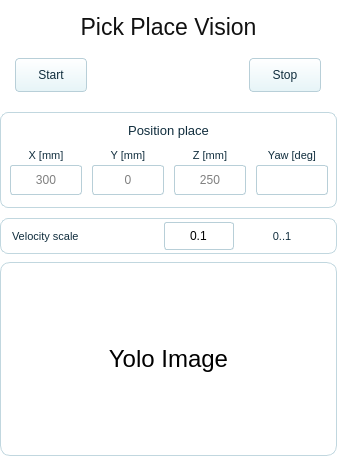
      <widget class="QWidget" name="tabPickPlaceVision">
       <property name="styleSheet">
        <string>background:transparent; border:0px;</string>
       </property>
       <attribute name="title">
        <string>Pick Place Vision</string>
       </attribute>
      <widget class="QLabel" name="lblPickPlaceVisionTitle">
       <property name="geometry">
        <rect>
         <x>0</x>
         <y>6</y>
         <width>337</width>
         <height>42</height>
        </rect>
       </property>
       <property name="font">
        <font>
         <family>Arial</family>
         <pointsize>17</pointsize>
        </font>
       </property>
       <property name="styleSheet">
        <string>background:transparent; color:#111111; border:0px;</string>
       </property>
       <property name="text">
        <string>Pick Place Vision</string>
       </property>
       <property name="alignment">
        <set>Qt::AlignCenter</set>
       </property>
      </widget>
      <widget class="QPushButton" name="btnPickPlaceVisionStart">
       <property name="geometry">
        <rect>
         <x>15</x>
         <y>58</y>
         <width>72</width>
         <height>34</height>
        </rect>
       </property>
       <property name="font">
        <font>
         <family>Arial</family>
         <pointsize>9</pointsize>
        </font>
       </property>
       <property name="styleSheet">
        <string>QPushButton{background:qlineargradient(x1:0,y1:0,x2:0,y2:1, stop:0 #ffffff, stop:1 #e6f4f7); color:#102d3d; border:1px solid #b8cfd8; border-radius:4px;} QPushButton:pressed{background:#cdebf0;}</string>
       </property>
       <property name="text">
        <string>Start</string>
       </property>
      </widget>
      <widget class="QPushButton" name="btnPickPlaceVisionStop">
       <property name="geometry">
        <rect>
         <x>249</x>
         <y>58</y>
         <width>72</width>
         <height>34</height>
        </rect>
       </property>
       <property name="font">
        <font>
         <family>Arial</family>
         <pointsize>9</pointsize>
        </font>
       </property>
       <property name="styleSheet">
        <string>QPushButton{background:qlineargradient(x1:0,y1:0,x2:0,y2:1, stop:0 #ffffff, stop:1 #e6f4f7); color:#102d3d; border:1px solid #b8cfd8; border-radius:4px;} QPushButton:pressed{background:#cdebf0;}</string>
       </property>
       <property name="text">
        <string>Stop</string>
       </property>
      </widget>
      <widget class="QFrame" name="pickPlaceVisionPlaceGroup">
       <property name="geometry">
        <rect>
         <x>0</x>
         <y>112</y>
         <width>337</width>
         <height>96</height>
        </rect>
       </property>
       <property name="styleSheet">
        <string>QFrame{background:rgba(255,255,255,220); border:1px solid #c1d7df; border-radius:8px;}</string>
       </property>
      <widget class="QLabel" name="visionPlacePoseTitle">
       <property name="geometry">
        <rect>
         <x>0</x>
         <y>6</y>
         <width>337</width>
         <height>24</height>
        </rect>
       </property>
       <property name="font">
        <font>
         <family>Arial</family>
         <pointsize>10</pointsize>
        </font>
       </property>
       <property name="styleSheet">
        <string>background:transparent; color:#102d3d; border:0px;</string>
       </property>
       <property name="text">
        <string>Position place</string>
       </property>
       <property name="alignment">
        <set>Qt::AlignCenter</set>
       </property>
      </widget>
      <widget class="QLabel" name="visionPlacePoseX_label">
       <property name="geometry">
        <rect>
         <x>10</x>
         <y>35</y>
         <width>72</width>
         <height>16</height>
        </rect>
       </property>
       <property name="font">
        <font>
         <family>Arial</family>
         <pointsize>8</pointsize>
        </font>
       </property>
       <property name="styleSheet">
        <string>background:transparent; color:#102d3d; border:0px;</string>
       </property>
       <property name="text">
        <string>X [mm]</string>
       </property>
       <property name="alignment">
        <set>Qt::AlignCenter</set>
       </property>
      </widget>
      <widget class="QLineEdit" name="visionPlacePoseX">
       <property name="geometry">
        <rect>
         <x>10</x>
         <y>53</y>
         <width>72</width>
         <height>30</height>
        </rect>
       </property>
       <property name="styleSheet">
        <string>QLineEdit{background:white; color:black; border-radius:3px; border:1px solid #b8cfd8; padding-left:3px; padding-right:3px; selection-background-color:#00a6c7;}</string>
       </property>
      <property name="alignment">
       <set>Qt::AlignCenter</set>
      </property>
      <property name="placeholderText">
       <string>300</string>
      </property>
      </widget>
      <widget class="QLabel" name="visionPlacePoseY_label">
       <property name="geometry">
        <rect>
         <x>92</x>
         <y>35</y>
         <width>72</width>
         <height>16</height>
        </rect>
       </property>
       <property name="font">
        <font>
         <family>Arial</family>
         <pointsize>8</pointsize>
        </font>
       </property>
       <property name="styleSheet">
        <string>background:transparent; color:#102d3d; border:0px;</string>
       </property>
       <property name="text">
        <string>Y [mm]</string>
       </property>
       <property name="alignment">
        <set>Qt::AlignCenter</set>
       </property>
      </widget>
      <widget class="QLineEdit" name="visionPlacePoseY">
       <property name="geometry">
        <rect>
         <x>92</x>
         <y>53</y>
         <width>72</width>
         <height>30</height>
        </rect>
       </property>
       <property name="styleSheet">
        <string>QLineEdit{background:white; color:black; border-radius:3px; border:1px solid #b8cfd8; padding-left:3px; padding-right:3px; selection-background-color:#00a6c7;}</string>
       </property>
      <property name="alignment">
       <set>Qt::AlignCenter</set>
      </property>
      <property name="placeholderText">
       <string>0</string>
      </property>
      </widget>
      <widget class="QLabel" name="visionPlacePoseZ_label">
       <property name="geometry">
        <rect>
         <x>174</x>
         <y>35</y>
         <width>72</width>
         <height>16</height>
        </rect>
       </property>
       <property name="font">
        <font>
         <family>Arial</family>
         <pointsize>8</pointsize>
        </font>
       </property>
       <property name="styleSheet">
        <string>background:transparent; color:#102d3d; border:0px;</string>
       </property>
       <property name="text">
        <string>Z [mm]</string>
       </property>
       <property name="alignment">
        <set>Qt::AlignCenter</set>
       </property>
      </widget>
      <widget class="QLineEdit" name="visionPlacePoseZ">
       <property name="geometry">
        <rect>
         <x>174</x>
         <y>53</y>
         <width>72</width>
         <height>30</height>
        </rect>
       </property>
       <property name="styleSheet">
        <string>QLineEdit{background:white; color:black; border-radius:3px; border:1px solid #b8cfd8; padding-left:3px; padding-right:3px; selection-background-color:#00a6c7;}</string>
       </property>
      <property name="alignment">
       <set>Qt::AlignCenter</set>
      </property>
      <property name="placeholderText">
       <string>250</string>
      </property>
      </widget>
      <widget class="QLabel" name="visionPlacePoseYaw_label">
       <property name="geometry">
        <rect>
         <x>256</x>
         <y>35</y>
         <width>72</width>
         <height>16</height>
        </rect>
       </property>
       <property name="font">
        <font>
         <family>Arial</family>
         <pointsize>8</pointsize>
        </font>
       </property>
       <property name="styleSheet">
        <string>background:transparent; color:#102d3d; border:0px;</string>
       </property>
       <property name="text">
        <string>Yaw [deg]</string>
       </property>
       <property name="alignment">
        <set>Qt::AlignCenter</set>
       </property>
      </widget>
      <widget class="QLineEdit" name="visionPlacePoseYaw">
       <property name="geometry">
        <rect>
         <x>256</x>
         <y>53</y>
         <width>72</width>
         <height>30</height>
        </rect>
       </property>
       <property name="styleSheet">
        <string>QLineEdit{background:white; color:black; border-radius:3px; border:1px solid #b8cfd8; padding-left:3px; padding-right:3px; selection-background-color:#00a6c7;}</string>
       </property>
       <property name="alignment">
        <set>Qt::AlignCenter</set>
       </property>
      </widget>
      </widget>
      <widget class="QFrame" name="pickPlaceVisionVelocityGroup">
       <property name="geometry">
        <rect>
         <x>0</x>
         <y>218</y>
         <width>337</width>
         <height>36</height>
        </rect>
       </property>
       <property name="styleSheet">
        <string>QFrame{background:rgba(255,255,255,220); border:1px solid #c1d7df; border-radius:8px;}</string>
       </property>
      <widget class="QLabel" name="lblPickPlaceVisionVelocity">
       <property name="geometry">
        <rect>
         <x>12</x>
         <y>6</y>
         <width>130</width>
         <height>24</height>
        </rect>
       </property>
       <property name="font">
        <font>
         <family>Arial</family>
         <pointsize>8</pointsize>
        </font>
       </property>
       <property name="styleSheet">
        <string>background:transparent; color:#102d3d; border:0px;</string>
       </property>
       <property name="text">
        <string>Velocity scale</string>
       </property>
      </widget>
      <widget class="QLineEdit" name="txtPickPlaceVisionVelocity">
       <property name="geometry">
        <rect>
         <x>164</x>
         <y>4</y>
         <width>70</width>
         <height>28</height>
        </rect>
       </property>
       <property name="styleSheet">
        <string>QLineEdit{background:white; color:black; border-radius:3px; border:1px solid #b8cfd8; padding-left:3px; padding-right:3px; selection-background-color:#00a6c7;}</string>
       </property>
       <property name="alignment">
        <set>Qt::AlignCenter</set>
       </property>
       <property name="text">
        <string>0.1</string>
       </property>
       <property name="placeholderText">
        <string>0.1</string>
       </property>
      </widget>
      <widget class="QLabel" name="lblPickPlaceVisionVelocityRange">
       <property name="geometry">
        <rect>
         <x>246</x>
         <y>6</y>
         <width>72</width>
         <height>24</height>
        </rect>
       </property>
       <property name="font">
        <font>
         <family>Arial</family>
         <pointsize>8</pointsize>
        </font>
       </property>
       <property name="styleSheet">
        <string>background:transparent; color:#102d3d; border:0px;</string>
       </property>
       <property name="text">
        <string>0..1</string>
       </property>
       <property name="alignment">
        <set>Qt::AlignCenter</set>
       </property>
      </widget>
      </widget>
      <widget class="QFrame" name="VisionPreviewGroup">
       <property name="geometry">
        <rect>
         <x>0</x>
         <y>262</y>
         <width>337</width>
         <height>194</height>
        </rect>
       </property>
       <property name="styleSheet">
        <string>QFrame{background:rgba(255,255,255,235); border:1px solid #c1d7df; border-radius:10px;}</string>
       </property>
      <widget class="QLabel" name="yoloPreviewWidget">
       <property name="geometry">
        <rect>
         <x>0</x>
         <y>0</y>
         <width>337</width>
         <height>194</height>
        </rect>
       </property>
       <property name="font">
        <font>
         <family>Arial</family>
         <pointsize>18</pointsize>
        </font>
       </property>
       <property name="styleSheet">
        <string>background:transparent; color:black; border:0px;</string>
       </property>
       <property name="text">
        <string>Yolo Image</string>
       </property>
       <property name="alignment">
        <set>Qt::AlignCenter</set>
       </property>
      </widget>
      </widget>
      </widget>
